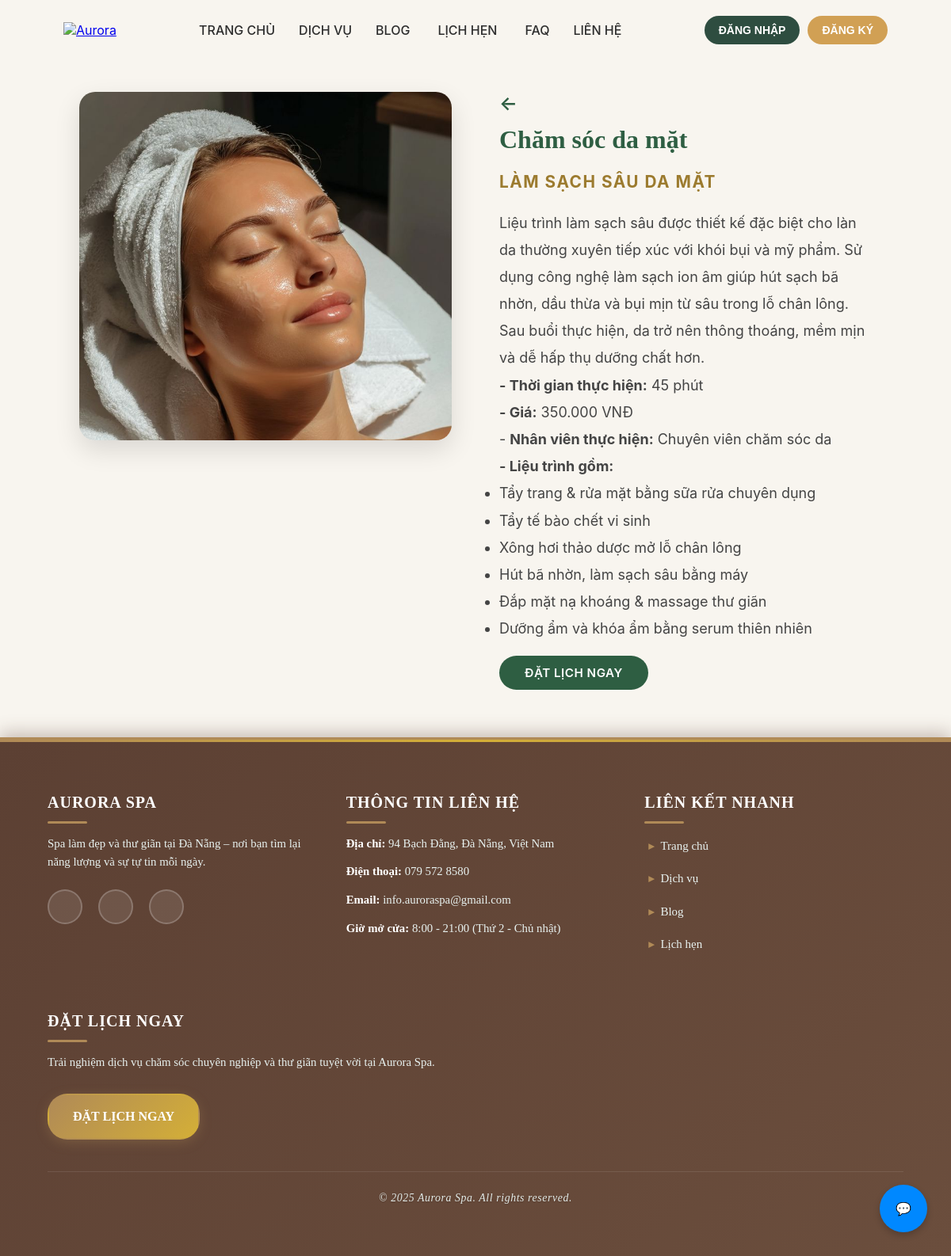
Page /dichvu/DM001/DV001/ on the committed database.
### aurora/models.py (models this page shows, shortened)
class DichVu(models.Model):
    MaDichVu = models.CharField(
        max_length=5,
        primary_key=True,
        validators=[MinLengthValidator(5)],
        help_text="Mã định danh duy nhất cho từng dịch vụ (VD: DV001, DV002, ...)"
    )
    MaDanhMuc = models.ForeignKey(
        DanhMucDichVu,
        on_delete=models.CASCADE,
        db_column='MaDanhMuc',
        help_text="Khóa ngoại liên kết đến bảng DanhMucDichVu (MaDanhMuc)"
    )
    TenDichVu = models.CharField(
        max_length=200,
        null=False,
        help_text="Tên dịch vụ Spa (VD: 'Massage đá nóng', 'Trị mụn chuyên sâu')"
    )
    GiaTien = models.DecimalField(
        max_digits=12,
        decimal_places=0,
        help_text="Giá tiền dịch vụ (VNĐ)",
        default=0
    )
    MoTa = RichTextField()
    TrangThaiHienThi = models.BooleanField(
        default=True,
        help_text="Trạng thái hiển thị dịch vụ (1 = đang kinh doanh, 0 = tạm ẩn)"
    )
    HinhAnh = models.ImageField(upload_to='dichvu/', blank=True, null=True)
    class Meta:
        db_table = 'DichVu'
        verbose_name = 'Dịch Vụ'
        verbose_name_plural = 'Dịch Vụ'

class DanhMucDichVu(models.Model):
    MaDanhMuc = models.CharField(
        max_length=5,
        primary_key=True,
        validators=[MinLengthValidator(5)],
        help_text="Mã định danh duy nhất cho từng danh mục dịch vụ Spa (VD: DM001, DM002, ...)"
    )
    TenDanhMuc = models.CharField(
        max_length=200,
        null=False,
        help_text="Tên danh mục dịch vụ (VD: 'Chăm sóc da mặt', 'Massage thư giãn')"
    )
    MoTa = models.TextField(
        null=True,
        blank=True,
        help_text="Mô tả chi tiết về nhóm dịch vụ (VD: các loại liệu trình trong danh mục)"
    )
    class Meta:
        db_table = 'DanhMucDichVu'
        verbose_name = 'Danh Mục Dịch Vụ'
        verbose_name_plural = 'Danh Mục Dịch Vụ'

### aurora/views.py (the view)
# urls.py: path('dichvu/<str:madanhmuc>/<str:madichvu>/', chitietdichvu_view, name='chitietdichvu'),
def chitietdichvu_view(request, madanhmuc, madichvu):
    danhmuc = get_object_or_404(DanhMucDichVu, MaDanhMuc=madanhmuc)
    dichvu = get_object_or_404(DichVu, MaDichVu=madichvu, MaDanhMuc=danhmuc)
    return render(request, 'pages/chitietdichvu.html', {
        'dichvu': dichvu,
        'danhmuc': danhmuc,
    })

### aurora/templates/pages/chitietdichvu.html (shortened to what this page needs)
{% extends 'base.html' %}
{% load static %}
{% block content %}
<div class="service-detail-wrapper">
    <div class="service-detail-container">
        <div class="left-images">
            {% if dichvu.HinhAnh %}
                <img src="{{ dichvu.HinhAnh.url }}" alt="{{ dichvu.TenDichVu }}">
            {% else %}
                <img src="{% static 'images/dichvu-placeholder.jpg' %}" alt="{{ dichvu.TenDichVu }}">
            {% endif %}
        </div>
        <div class="content">
            <a href="{% url 'dichvu' %}" class="back">←</a>
            <div class="title">{{ dichvu.MaDanhMuc.TenDanhMuc }}</div>
            <div class="subtitle">{{ dichvu.TenDichVu|upper }}</div>
            <div class="details">
                {{ dichvu.MoTa|safe }}
            </div>
            <a href="{% url 'dat-lich-hen' %}" class="btn-book-now">Đặt lịch ngay</a>
        </div>
    </div>
</div>
{% endblock %}

### aurora/templates/base.html (style rules this page uses)
* { margin:0; padding:0; box-sizing:border-box; }

### aurora/templates/pages/chitietdichvu.html (style rules this page uses)
.service-detail-wrapper { background: #f8f5ef; min-height: 100vh; padding: 40px 0 60px; font-family: 'Inter', sans-serif; }
.service-detail-container { display: flex; gap: 60px; align-items: stretch; max-width: 1400px; margin: 0 auto; padding: 0 128px; }
.left-images { flex: 1; border-radius: 20px; overflow: hidden; box-shadow: 0 12px 32px rgba(0, 0, 0, 0.12); max-height: 600px; align-self: flex-start; }
.left-images img { width: 100%; height: 100%; object-fit: cover; display: block; }
.content { flex: 1; display: flex; flex-direction: column; color: #2e5e42; justify-content: flex-start; }
.back { font-size: 24px; color: #2e5e42; text-decoration: none; font-weight: 600; margin-bottom: 12px; display: inline-flex; align-items: center; gap: 8px; transition: color 0.2s; }
.back::before { font-size: 28px; font-weight: bold; }
.title { font-size: 32px; font-weight: bold; color: #2e5e42; margin-bottom: 20px; font-family: 'Playfair Display', serif; line-height: 1.2; }
.subtitle { color: #9c7b2f; font-weight: bold; font-size: 1.3rem; text-transform: uppercase; letter-spacing: 1.5px; line-height: 1.4; margin-bottom: 20px; }
.details { font-size: 18px; line-height: 1.9; color: #444; margin-bottom: 1rem; flex-grow: 1; }
.btn-book-now { background-color: #2e5e42; color: white; font-weight: 600; padding: 12px 32px; border-radius: 50px; text-decoration: none; display: inline-block; font-size: 0.95rem; text-transform: uppercase; letter-spacing: 0.5px; transition: all 0.3s ease; align-self: flex-start; }
@media (max-width: 1200px) { .service-detail-container { padding: 0 100px; } }
@media (max-width: 1200px) { .left-images { max-height: 440px; } }

### rows in the picture
DichVu: HinhAnh (picture), MaDanhMuc.TenDanhMuc "Chăm sóc da mặt", TenDichVu "LÀM SẠCH SÂU DA MẶT", MoTa "Liệu trình làm sạch sâu được thiết kế đặc biệt cho làn da thường xuyên tiếp xúc với khói bụi và mỹ phẩm. Sử dụng công nghệ làm sạch ion âm giúp hút sạch bã nhờn, dầu thừa và bụi mịn từ sâu trong lỗ chân lông. Sau buổi thực hiện, da trở nên thông thoáng, mềm mịn và dễ hấp thụ dưỡng chất hơn. - Thời gian thực hiện: 45 phút - Giá: 350.000 VNĐ - Nhân viên thực hiện: Chuyên viên chăm sóc da - Liệu trình gồm: Tẩy trang & rửa mặt bằng sữa rửa chuyên dụng Tẩy tế bào chết vi sinh Xông hơi thảo dược mở lỗ chân lông Hút bã nhờn, làm sạch sâu bằng máy Đắp mặt nạ khoáng & massage thư giãn Dưỡng ẩm và khóa ẩm bằng serum thiên nhiên"
